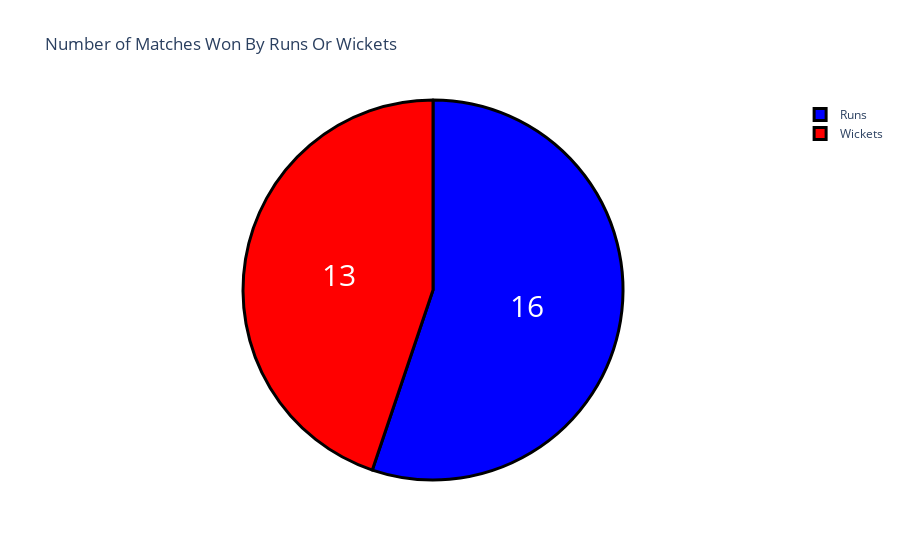

Notebook code cell kept with this figure:
### Code cell
won_by = data["won by"].value_counts()
label = won_by.index
counts = won_by.values
colors = ['blue','red']

fig = go.Figure(data=[go.Pie(labels=label, values=counts)])
fig.update_layout(title_text='Number of Matches Won By Runs Or Wickets')
fig.update_traces(hoverinfo='label+percent', textinfo='value', textfont_size=30,
                  marker=dict(colors=colors, line=dict(color='black', width=3)))
fig.show()

### Figure 1 — Plotly figure (JSON) as saved in the notebook; plotly's stock layout.template omitted (floating-point values rounded to 4 significant figures)
{"data": [{"hoverinfo": "label+percent", "labels": ["Runs", "Wickets"], "marker": {"colors": ["blue", "red"], "line": {"color": "black", "width": 3}}, "textfont": {"size": 30}, "textinfo": "value", "type": "pie", "values": [16, 13]}], "layout": {"autosize": true, "title": {"text": "Number of Matches Won By Runs Or Wickets"}}}
